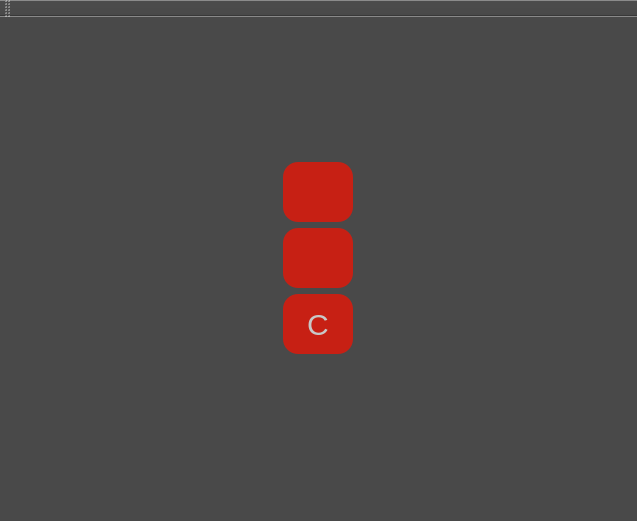
<?xml version="1.0" encoding="UTF-8"?>
<ui version="4.0">
 <class>MainWindow</class>
 <widget class="QMainWindow" name="MainWindow">
  <property name="geometry">
   <rect>
    <x>0</x>
    <y>0</y>
    <width>637</width>
    <height>521</height>
   </rect>
  </property>
  <property name="windowTitle">
   <string>Twin Calculator</string>
  </property>
  <property name="windowIcon">
   <iconset resource="icon.qrc">
    <normaloff>:/icon/calculate_24dp_1F1F1F_FILL0_wght400_GRAD0_opsz24.svg</normaloff>:/icon/calculate_24dp_1F1F1F_FILL0_wght400_GRAD0_opsz24.svg</iconset>
  </property>
  <property name="styleSheet">
   <string notr="true">QLabel, QPushButton {
	font-family: &quot;Arial&quot;;
	color: rgb(200, 200, 200);
}

QWidget {
	background-color: rgb(73, 73, 73);
}

QPushButton {
	padding: 10px;
	border-radius: 15px;
	width: 50px;
	height: 40px;
}

QPushButton#buttonClear,
QPushButton#buttonL2R,
QPushButton#buttonR2L {
	font-size: 30px;
	background-color: rgb(199, 32, 20);

	max-width: 50px;
	max-height: 40px;
	min-width: 50px;
	min-height: 40px
}

QPushButton#buttonClear:hover,
QPushButton#buttonL2R:hover,
QPushButton#buttonR2L:hover {
	background-color: rgb(255, 60, 43);
}</string>
  </property>
  <widget class="QWidget" name="centralWidget">
   <layout class="QHBoxLayout" name="horizontalLayout">
    <item>
     <widget class="Calculator" name="left" native="true">
      <property name="minimumSize">
       <size>
        <width>0</width>
        <height>0</height>
       </size>
      </property>
      <zorder></zorder>
      <zorder>buttonR2L</zorder>
     </widget>
    </item>
    <item>
     <layout class="QVBoxLayout" name="verticalLayout">
      <property name="rightMargin">
       <number>0</number>
      </property>
      <item>
       <layout class="QFormLayout" name="controlBox">
        <property name="sizeConstraint">
         <enum>QLayout::SetFixedSize</enum>
        </property>
        <property name="labelAlignment">
         <set>Qt::AlignCenter</set>
        </property>
        <property name="formAlignment">
         <set>Qt::AlignCenter</set>
        </property>
        <item row="0" column="0">
         <widget class="QPushButton" name="buttonL2R">
          <property name="text">
           <string/>
          </property>
          <property name="icon">
           <iconset resource="icon.qrc">
            <normaloff>:/icon/arrow_forward_24dp_1F1F1F_FILL0_wght400_GRAD0_opsz24.svg</normaloff>:/icon/arrow_forward_24dp_1F1F1F_FILL0_wght400_GRAD0_opsz24.svg</iconset>
          </property>
          <property name="iconSize">
           <size>
            <width>40</width>
            <height>40</height>
           </size>
          </property>
         </widget>
        </item>
        <item row="1" column="0">
         <widget class="QPushButton" name="buttonR2L">
          <property name="text">
           <string/>
          </property>
          <property name="icon">
           <iconset resource="icon.qrc">
            <normaloff>:/icon/arrow_back_24dp_1F1F1F_FILL0_wght400_GRAD0_opsz24.svg</normaloff>:/icon/arrow_back_24dp_1F1F1F_FILL0_wght400_GRAD0_opsz24.svg</iconset>
          </property>
          <property name="iconSize">
           <size>
            <width>40</width>
            <height>40</height>
           </size>
          </property>
         </widget>
        </item>
        <item row="2" column="0">
         <widget class="QPushButton" name="buttonClear">
          <property name="text">
           <string>C</string>
          </property>
         </widget>
        </item>
       </layout>
      </item>
     </layout>
    </item>
    <item>
     <widget class="Calculator" name="right" native="true">
      <property name="minimumSize">
       <size>
        <width>0</width>
        <height>0</height>
       </size>
      </property>
     </widget>
    </item>
   </layout>
  </widget>
  <widget class="QMenuBar" name="menuBar">
   <property name="geometry">
    <rect>
     <x>0</x>
     <y>0</y>
     <width>637</width>
     <height>17</height>
    </rect>
   </property>
  </widget>
  <widget class="QToolBar" name="mainToolBar">
   <attribute name="toolBarArea">
    <enum>TopToolBarArea</enum>
   </attribute>
   <attribute name="toolBarBreak">
    <bool>false</bool>
   </attribute>
  </widget>
  <widget class="QStatusBar" name="statusBar"/>
 </widget>
 <layoutdefault spacing="6" margin="11"/>
 <customwidgets>
  <customwidget>
   <class>Calculator</class>
   <extends>QWidget</extends>
   <header>calculator.h</header>
   <container>1</container>
  </customwidget>
 </customwidgets>
 <resources>
  <include location="icon.qrc"/>
 </resources>
 <connections/>
</ui>
